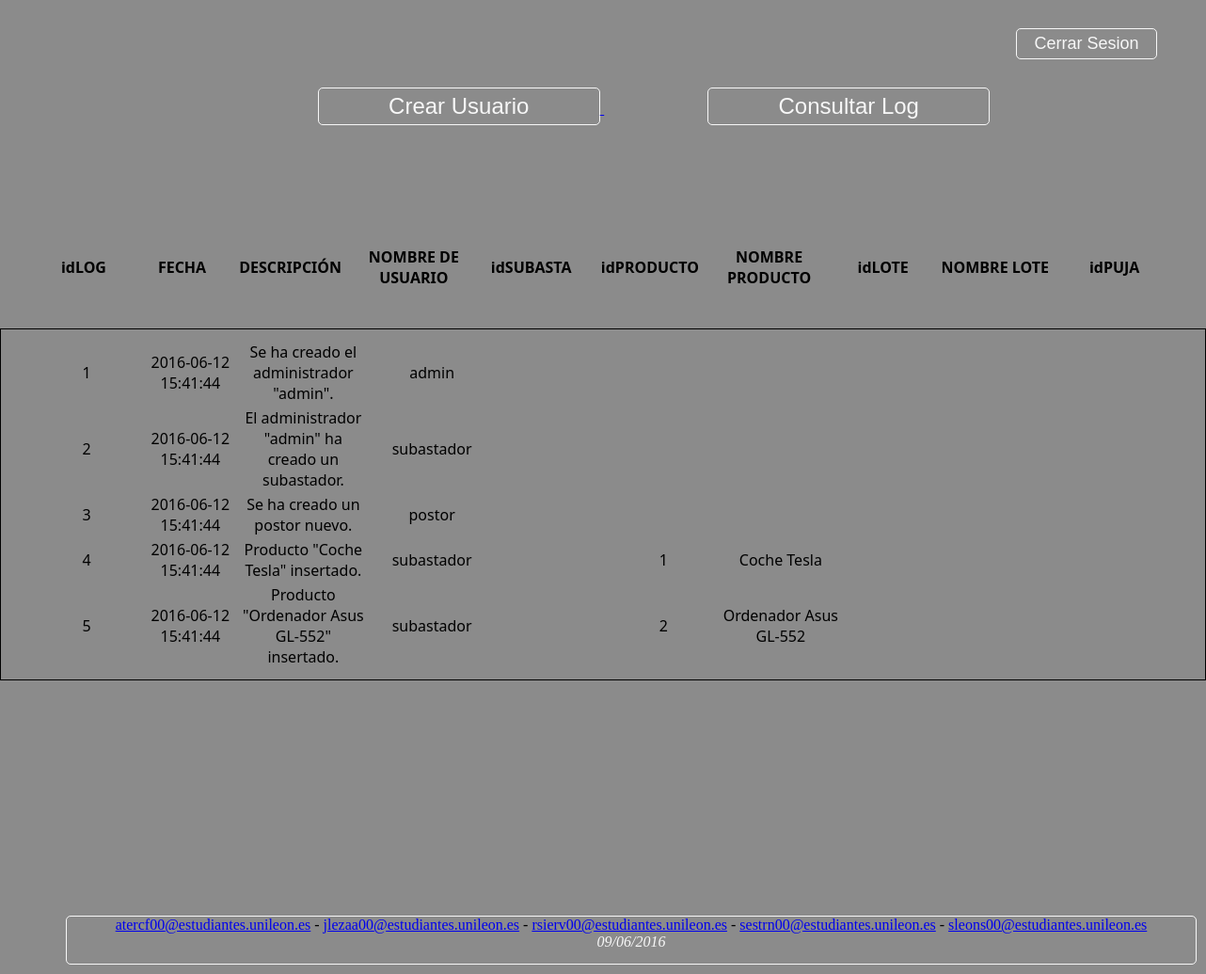
Screenshot of /administrador.php with the database file from the repository.
### tables this page shows
CREATE TABLE `log` (
  `id` int(11) NOT NULL,
  `fecha` datetime NOT NULL DEFAULT CURRENT_TIMESTAMP,
  `descripcion` varchar(200) DEFAULT NULL,
  `idusuario` int(11) DEFAULT NULL,
  `idsubasta` int(11) DEFAULT NULL,
  `idproducto` int(11) DEFAULT NULL,
  `idpuja` int(11) DEFAULT NULL,
  `idlote` int(11) DEFAULT NULL,
  `nombreproducto` varchar(45) DEFAULT NULL,
  `nombrelote` varchar(45) DEFAULT NULL
);

CREATE TABLE `usuarios` (
  `id` int(11) NOT NULL,
  `tipo` varchar(45) NOT NULL,
  `usuario` varchar(45) NOT NULL,
  `password` varchar(45) NOT NULL,
  `nombre` varchar(45) DEFAULT NULL,
  `apellidos` varchar(45) DEFAULT NULL
);

### verLog.php (the view, shortened to what this page needs)
<?php
	function mostrarLogs(){
		$conn = new mysqli("localhost", "643b4d11c092cc1e", "sekret", "643b4d11c092cc1ea32a96bdb4f8da93");
        $selectLog = "SELECT * FROM log ORDER BY fecha DESC";
		$resultLog = $conn->query($selectLog);
        crearTableLog($resultLog, $conn);
        }
	function crearTableLog($resultLog, $conn){
		?>
        <table style="width:100%; padding: 30px; margin-top: 10px; font-family:'Segoe UI'; font-weight: bold;">
                <tr>
                    <td style="width: 130px; text-align: center;">idLOG</td>
                    <td style="width: 100px; text-align: center;">FECHA</td>
                    <td style="width:140px; text-align: center;">DESCRIPCIÓN</td>
                    <td style="width: 135px; text-align: center;">NOMBRE DE USUARIO</td>
                    <td style="width: 130px; text-align: center;">idSUBASTA</td>
                    <td style="width: 130px; text-align: center;">idPRODUCTO</td>
                    <td style="width: 130px; text-align: center;">NOMBRE PRODUCTO</td>
                    <td style="width: 130px; text-align: center;">idLOTE</td>
                    <td style="width: 130px; text-align: center;">NOMBRE LOTE</td>
                    <td style="width: 150px; text-align: center;">idPUJA</td>
                </tr>
            </table>
        <table style="width:100%; padding: 10px; padding-left: 30px; margin-top: 10px; font-family:'Segoe UI'; border: 1px solid black;">
            <?php
        if($resultLog->num_rows > 0){
				while($rowLog = $resultLog->fetch_assoc()) {
					$idLog = $rowLog['id'];
					$fecha = $rowLog['fecha'];
                    $descripcion = $rowLog['descripcion'];
                    $resultNombreUsuario = $conn->query( "SELECT usuario FROM usuarios WHERE id='".$rowLog['idusuario']."'");
                    $rowNombreUsuario = $resultNombreUsuario->fetch_assoc();
					$nombreUsuario = $rowNombreUsuario['usuario'];
					$idProducto = $rowLog['idproducto'];
                    $nombreProducto = $rowLog['nombreproducto'];
				?>
                <tr>
                    <td style="width: 130px; text-align: center;">
                        <?php echo $idLog?>
                    </td>
                    <td style="width: 100px; text-align: center;">
                        <?php echo $fecha?>
                    </td>
                    <td style="width:140px; text-align: center;">
                        <?php echo $descripcion?>
                    </td>
                    <td style="width: 135px; text-align: center;">
                        <?php echo $nombreUsuario?>
                    </td>
                    <td style="width: 130px; text-align: center;">
                    </td>
                    <td style="width: 130px; text-align: center;">
                        <?php echo $idProducto?>
                    </td>
                    <td style="width: 130px; text-align: center;">
                        <?php echo $nombreProducto?>
                    </td>
                    <td style="width: 130px; text-align: center;">
                    </td>
                    <td style="width: 130px; text-align: center;">
                    </td>
                    <td style="width: 150px; text-align: center;">
                    </td>
                </tr>
                <?php
				}
                ?>
        </table>
        <?php
			}else{
				echo "No existen logs actualmente.";
			}
	}
	?>

### css/estilos.css (style rules this page uses)
body { margin:0; padding:0; background-color: #8B8B8B; }

### rows the page displays
log: id "1", fecha "2016-06-12 15:41:44", descripcion "Se ha creado el administrador \"admin\".", idusuario.usuario "admin"
log: id "2", fecha "2016-06-12 15:41:44", descripcion "El administrador \"admin\" ha creado un subastador.", idusuario.usuario "subastador"
log: id "3", fecha "2016-06-12 15:41:44", descripcion "Se ha creado un postor nuevo.", idusuario.usuario "postor"
log: id "4", fecha "2016-06-12 15:41:44", descripcion "Producto \"Coche Tesla\" insertado.", idusuario.usuario "subastador", idproducto "1", nombreproducto "Coche Tesla"
log: id "5", fecha "2016-06-12 15:41:44", descripcion "Producto \"Ordenador Asus GL-552\" insertado.", idusuario.usuario "subastador", idproducto "2", nombreproducto "Ordenador Asus GL-552"
